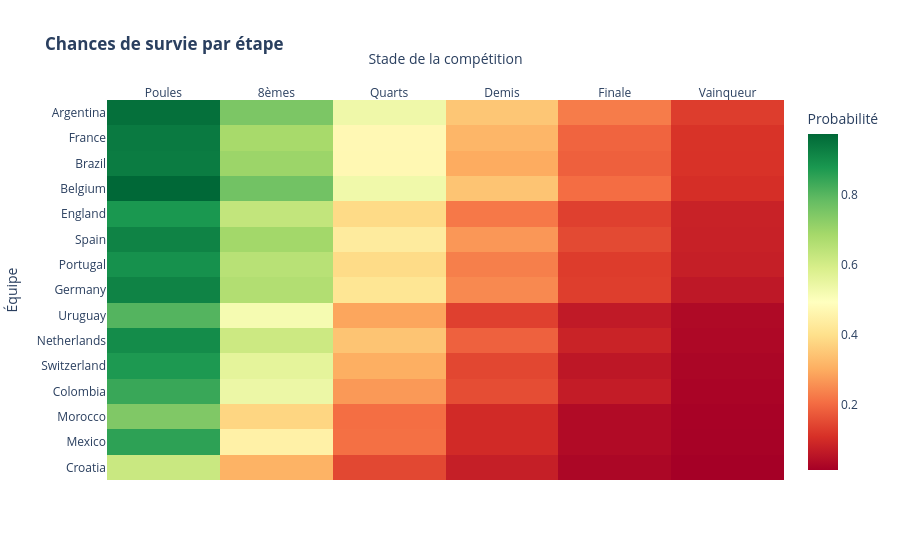

Notebook code for this chart:
### Code cell
# Préparation des données pour la heatmap
heatmap_data = df_top.set_index("team")[cols_to_norm]
heatmap_data.columns = ["Poules", "8èmes", "Quarts", "Demis", "Finale", "Vainqueur"]

fig_heat = px.imshow(
    heatmap_data,
    labels=dict(x="Stade de la compétition", y="Équipe", color="Probabilité"),
    x=heatmap_data.columns,
    y=heatmap_data.index,
    color_continuous_scale="RdYlGn",
    title="<b>Chances de survie par étape</b>",
    aspect="auto"
)
fig_heat.update_xaxes(side="top")
fig_heat.show()

### Figure 1 — Plotly figure (JSON) as saved in the notebook; plotly's stock layout.template omitted (floating-point values rounded to 4 significant figures)
{"data": [{"coloraxis": "coloraxis", "hovertemplate": "Stade de la compétition: %{x}<br>Équipe: %{y}<br>Probabilité: %{z}<extra></extra>", "name": "0", "type": "heatmap", "x": ["Poules", "8èmes", "Quarts", "Demis", "Finale", "Vainqueur"], "xaxis": "x", "y": ["Argentina", "France", "Brazil", "Belgium", "England", "Spain", "Portugal", "Germany", "Uruguay", "Netherlands", "Switzerland", "Colombia", "Morocco", "Mexico", "Croatia"], "yaxis": "y", "z": [[0.957, 0.749, 0.534, 0.347, 0.226, 0.128], [0.937, 0.682, 0.472, 0.316, 0.19, 0.113], [0.933, 0.7, 0.471, 0.297, 0.184, 0.112], [0.974, 0.763, 0.531, 0.342, 0.204, 0.105], [0.878, 0.632, 0.388, 0.221, 0.134, 0.08], [0.919, 0.69, 0.432, 0.267, 0.149, 0.078], [0.891, 0.651, 0.389, 0.231, 0.127, 0.074], [0.919, 0.662, 0.414, 0.246, 0.13, 0.061], [0.804, 0.519, 0.289, 0.134, 0.064, 0.032], [0.901, 0.614, 0.342, 0.186, 0.082, 0.029], [0.874, 0.56, 0.303, 0.144, 0.058, 0.024], [0.838, 0.54, 0.27, 0.154, 0.069, 0.021], [0.743, 0.377, 0.206, 0.096, 0.035, 0.017], [0.854, 0.449, 0.209, 0.096, 0.035, 0.016], [0.619, 0.31, 0.146, 0.074, 0.026, 0.012]]}], "layout": {"coloraxis": {"colorbar": {"title": {"text": "Probabilité"}}, "colorscale": [[0, "rgb(165,0,38)"], [0.1, "rgb(215,48,39)"], [0.2, "rgb(244,109,67)"], [0.3, "rgb(253,174,97)"], [0.4, "rgb(254,224,139)"], [0.5, "rgb(255,255,191)"], [0.6, "rgb(217,239,139)"], [0.7, "rgb(166,217,106)"], [0.8, "rgb(102,189,99)"], [0.9, "rgb(26,152,80)"], [1, "rgb(0,104,55)"]]}, "title": {"text": "<b>Chances de survie par étape</b>"}, "xaxis": {"anchor": "y", "domain": [0, 1], "side": "top", "title": {"text": "Stade de la compétition"}}, "yaxis": {"anchor": "x", "autorange": "reversed", "domain": [0, 1], "title": {"text": "Équipe"}}}}
